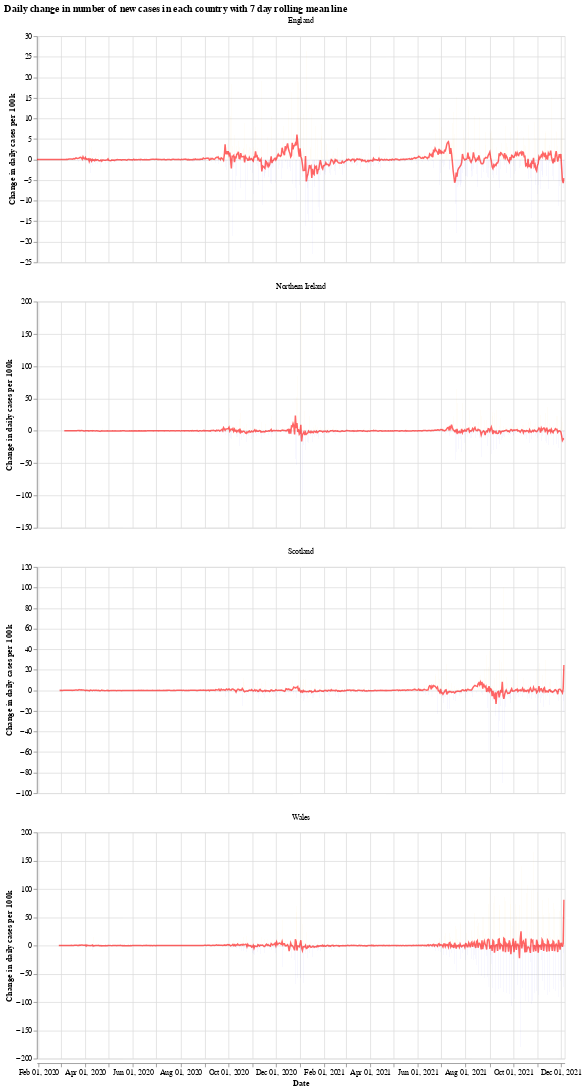

The notebook cell this image was saved under:
### Markdown cell above
We will use the Python library `Altair` for visualising the data, see the [altair docs](https://altair-viz.github.io/) for more information.

First we have a graph which shows the daily change in the number of new cases for each country. This number jumps up and down all over the place, which is likely due to delay in reporting of new cases over the weekend. Another interesting thing is that it looks like the daily cases in Wales experienced a much shorter period of calm over the summer (calm in the sense of daily cases not jumping up and down).

The orange bars are days when the number of new cases (per 100k population) was more than the previous day, while the blue are days when the number of new cases dropped. The red line is the 7 day moving average. 

When the moving average line is below 0, it means that there is a consistent drop in new cases. We can see this clearly happening around the times that lockdowns were introduced (though, to varying degrees). I will update the graphs soon with a marker of when each lockdown started.

### Code cell
# collapse
import altair as alt

bars = alt.Chart(uk_cases).mark_bar().encode(
    x=alt.X("yearmonthdate(date):T", axis=alt.Axis(title='Date')),
    y=alt.Y("casesChangeRate:Q", axis=alt.Axis(title='Change in daily cases per 100k')),
    tooltip='casesChange',
    color=alt.condition(
        alt.datum.casesChangeRate > 0,
        alt.value("orange"),  # The positive color
        alt.value("blue")  # The negative color
    )
).properties(title='Daily change in number of new cases with 7 day rolling mean',width=700).interactive()

line = alt.Chart(uk_cases).mark_line(
    color='red',
    size=2,
    opacity=0.6
).transform_window(
    rolling_mean='mean(casesChangeRate)',
    frame=[0, 7],
    groupby=['areaName']
).encode(
    x='yearmonthdate(date):T',
    y='rolling_mean:Q'
)

alt.layer(bars, line, data=uk_cases).facet(alt.Column(
    'areaName', title=''), columns=1).resolve_scale(y='independent').properties(title='Daily change in number of new cases in each country with 7 day rolling mean line')

### Figure 1 — Vega-Lite specification as saved in the notebook (floating-point values rounded to 4 significant figures; data arrays with more than 128 entries replaced by an {"elided": "..."} marker saying what was removed)
{"config": {"view": {"continuousWidth": 400, "continuousHeight": 300}}, "data": {"name": "data-e50015e975321bfd9ccf80d32dd2d956"}, "facet": {"type": "nominal", "field": "areaName", "title": ""}, "spec": {"layer": [{"mark": "bar", "encoding": {"color": {"condition": {"value": "orange", "test": "(datum.casesChangeRate > 0)"}, "value": "blue"}, "tooltip": {"type": "quantitative", "field": "casesChange"}, "x": {"type": "temporal", "axis": {"title": "Date"}, "field": "date", "timeUnit": "yearmonthdate"}, "y": {"type": "quantitative", "axis": {"title": "Change in daily cases per 100k"}, "field": "casesChangeRate"}}, "selection": {"selector001": {"type": "interval", "bind": "scales", "encodings": ["x", "y"]}}, "title": "Daily change in number of new cases with 7 day rolling mean", "width": 700}, {"mark": {"type": "line", "color": "red", "opacity": 0.6, "size": 2}, "encoding": {"x": {"type": "temporal", "field": "date", "timeUnit": "yearmonthdate"}, "y": {"type": "quantitative", "field": "rolling_mean"}}, "transform": [{"window": [{"op": "mean", "field": "casesChangeRate", "as": "rolling_mean"}], "frame": [0, 7], "groupby": ["areaName"]}]}]}, "columns": 1, "resolve": {"scale": {"y": "independent"}}, "title": "Daily change in number of new cases in each country with 7 day rolling mean line", "$schema": "https://vega.github.io/schema/vega-lite/v4.8.1.json", "datasets": {"data-e50015e975321bfd9ccf80d32dd2d956": {"elided": "2612 records"}}}
